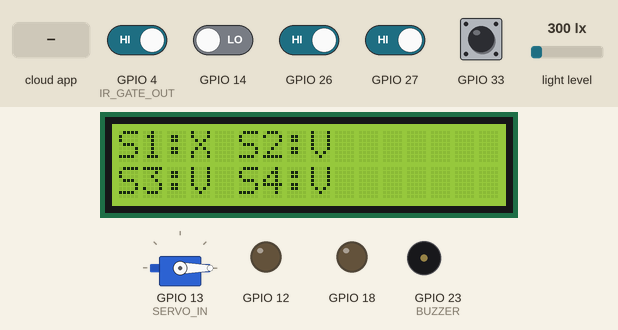
Bench run of a sketch on a simulated ESP32. Shown: servo, 16×2 character LCD, output pins drawn as LEDs (lit = HIGH), buzzer (waves = sounding, pin HIGH). The test bench sets the inputs (shaded band); at power-on: GPIO 4 (IR_GATE_OUT), GPIO 26, GPIO 27, GPIO 33 HIGH, GPIO 14 LOW, light level 300 lx. WiFi joins after 1.5 s; servers stay silent unless stated; the Firebase database answers and starts empty; what the sketch prints to the serial monitor is not drawn.

Above: at 3.1 s.
3.2 s: the phone or cloud app sets plate to open
At 5.5 s:
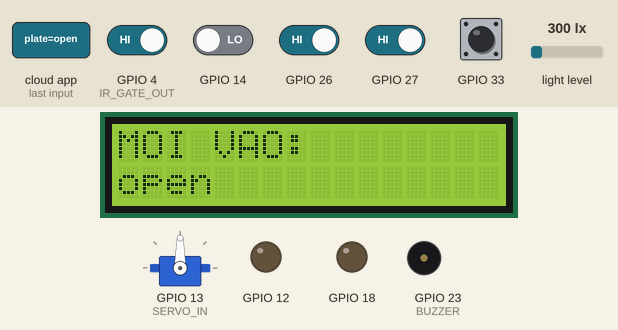
6.7 s: the phone or cloud app sets fire1 to 1
At 9.9 s:
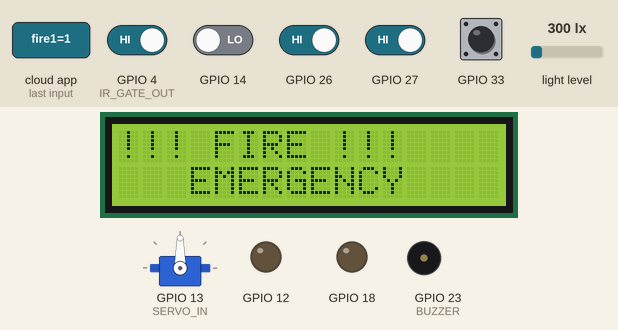
10.0 s: the phone or cloud app sets fire1 to 0
At 11.2 s:
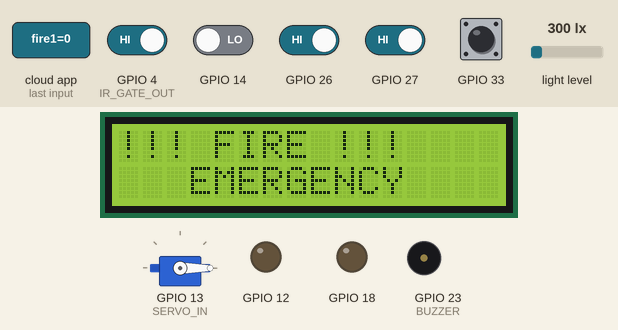
14.2 s: GPIO 14 driven HIGH
At 16.3 s:
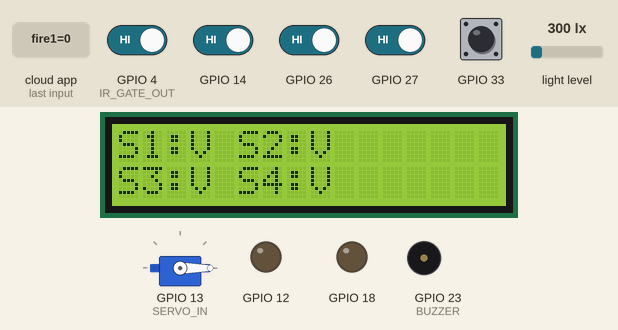
16.6 s: GPIO 26 driven LOW
At 17.3 s:
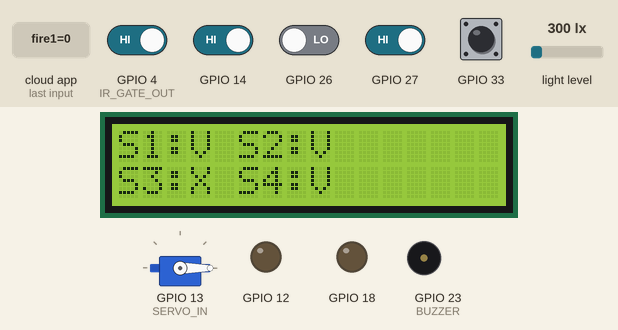
18.2 s: GPIO 27 driven LOW
At 19.7 s:
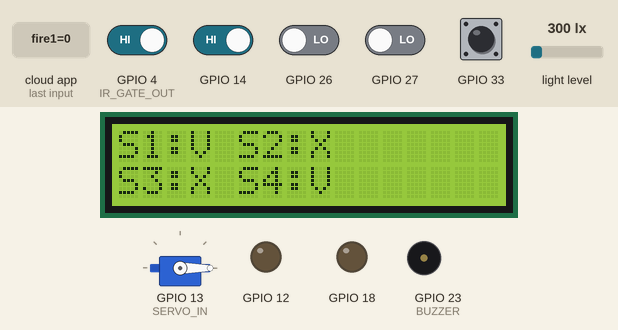
Timing chart, 0 to 20.7 s (numbered marks = the images above; inputs shaded):
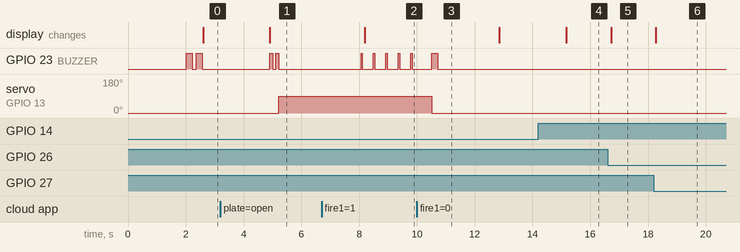

Measured:
- after the input at 3.2 s, GPIO 23 (BUZZER): alternates HIGH for 0.10 s and LOW for 0.10 s, 4 changes in all, then stays LOW, starting after 1.7 s; servo on GPIO 13 (SERVO_IN): 0° → 90° after 2.0 s; the display: changes after 1.7 s (image 1)
- after the input at 6.7 s, GPIO 23 (BUZZER): alternates HIGH for 0.05 s and LOW for 0.38 s, starting after 1.4 s; the display: changes after 1.5 s (image 2)
- after the input at 10.0 s, servo on GPIO 13 (SERVO_IN): 90° → 0° after 0.52 s
- after the input at 14.2 s, the display: changes after 0.97 s (image 4)
- after the input at 16.6 s, the display: changes after 0.13 s (image 5)
- after the input at 18.2 s, the display: changes after 0.06 s (image 6)
- by itself, GPIO 23 (BUZZER): alternates HIGH for 0.20 s and LOW for 0.15 s, 4 changes in all, then stays LOW

The sketch:

esp32moi2.ino
```cpp
#include <Wire.h>
#include <LiquidCrystal_I2C.h>
#include <ESP32Servo.h>
#include <WiFi.h>
#include <BH1750.h>
#include <FirebaseESP32.h>

// --- 1. CẤU HÌNH ---
#define FIREBASE_HOST "smartparkingsystem-1e749-default-rtdb.asia-southeast1.firebasedatabase.app"
#define FIREBASE_AUTH "ZR9iivMINUuuCCxkGYQBjEOdNLaNaNinNalrO1vN"
const char* ssid = "Duybucu";
const char* password = "01234567899";

// PINOUT
#define IR_GATE_IN 15
#define IR_GATE_OUT 4
#define SERVO_IN 13
#define BUZZER 23

// ĐƯỜNG DẪN JSON
#define PATH_SLOTS        "/ParkingSystem/Sensors/Slots"
#define PATH_ENV          "/ParkingSystem/Sensors/Environment"
#define PATH_FIRE1        "/ParkingSystem/Sensors/Environment/fire1"
#define PATH_FIRE2        "/ParkingSystem/Sensors/Environment/fire2"
#define PATH_PLATE        "/ParkingSystem/GateControl/EntryGate/plate"
#define PATH_ENTRY_SERVO  "/ParkingSystem/GateControl/EntryGate/servo"
#define PATH_EXIT_SERVO   "/ParkingSystem/GateControl/ExitGate/servo"

LiquidCrystal_I2C lcd(0x27, 16, 2);
BH1750 lightMeter;
Servo barrierIn;
FirebaseData fbdo, fbdo_f;
FirebaseAuth auth;
FirebaseConfig config;

enum State { IDLE, SHOW_INFO, WAIT_CAR, DONE };
State currentState = IDLE;
String serverPlate = "---";
String lastEntryManual = "close", lastExitManual = "close";

unsigned long lastFirebaseUpdate = 0;
bool lastIrOutState = HIGH;
unsigned long gateOpenTime = 0;

// --- HÀM TIỆN ÍCH ---
void beep(int count, int duration) {
    for (int i = 0; i < count; i++) {
        digitalWrite(BUZZER, HIGH); delay(duration);
        digitalWrite(BUZZER, LOW); if (i < count - 1) delay(duration);
    }
}

void printLCD(int col, int row, String text) {
    lcd.setCursor(col, row);
    lcd.print(text);
    for (int i = text.length(); i < 16; i++) lcd.print(" ");
}

void setup() {
    Serial.begin(115200);
    // Chân cảm biến 4 slot
    pinMode(14, INPUT); pinMode(27, INPUT); pinMode(26, INPUT); pinMode(33, INPUT);
    pinMode(IR_GATE_IN, INPUT); pinMode(IR_GATE_OUT, INPUT);
    pinMode(BUZZER, OUTPUT); digitalWrite(BUZZER, LOW);
    pinMode(12, OUTPUT); pinMode(18, OUTPUT);

    // Ép Servo về 0 rồi mới attach để tránh nhảy Barie
    barrierIn.write(0);
    barrierIn.attach(SERVO_IN, 500, 2400);

    Wire.begin(21, 22); lcd.init(); lcd.backlight();
    lightMeter.begin();
    WiFi.begin(ssid, password);
    while (WiFi.status() != WL_CONNECTED) delay(500);

    config.host = FIREBASE_HOST; config.signer.tokens.legacy_token = FIREBASE_AUTH;
    Firebase.begin(&config, &auth);
    Serial.println("[NODE 2] OK!");
}

void loop() {
    // --- 1. BÁO CHÁY KHẨN CẤP (SIREN) ---
    int f1 = 0, f2 = 0;
    if (Firebase.getInt(fbdo_f, PATH_FIRE1)) f1 = fbdo_f.intData();
    if (Firebase.getInt(fbdo_f, PATH_FIRE2)) f2 = fbdo_f.intData();

    if (f1 > 0 || f2 > 0) {
        digitalWrite(BUZZER, HIGH); delay(50); // Hú siêu nhanh
        digitalWrite(BUZZER, LOW); delay(50);
printLCD(0, 0, "!!! FIRE !!!"); printLCD(0, 1, "   EMERGENCY");
        return;
    }

    // --- 2. CÒI CHO MỞ/ĐÓNG THỦ CÔNG (CẢ 2 CỔNG) ---
    static unsigned long lastCheckManual = 0;
    if (millis() - lastCheckManual > 500) {
        lastCheckManual = millis();
        // Cổng vào thủ công
        if (Firebase.getString(fbdo, PATH_ENTRY_SERVO)) {
            String sIn = fbdo.stringData();
            if (sIn != lastEntryManual) { beep(1, 200); lastEntryManual = sIn; }
        }
        // Cổng ra thủ công
        if (Firebase.getString(fbdo, PATH_EXIT_SERVO)) {
            String sOut = fbdo.stringData();
            if (sOut != lastExitManual) { beep(1, 200); lastExitManual = sOut; }
        }
    }

    // --- 3. LOGIC CỔNG VÀO & HIỂN THỊ SLOT (KHÔI PHỤC GỐC) ---
    float lux = lightMeter.readLightLevel();
    digitalWrite(12, (lux < 50) ? HIGH : LOW);
    digitalWrite(18, (lux < 50) ? HIGH : LOW);

    if (lastEntryManual == "open") {
        barrierIn.write(90);
        printLCD(0, 0, "  MANUAL OPEN"); printLCD(0, 1, "   GATE OPEN");
    } else {
        // Tự động
        int free = digitalRead(14) + digitalRead(27) + digitalRead(26) + digitalRead(33);

        switch (currentState) {
            case IDLE:
                // KHÔI PHỤC HIỂN THỊ SLOT CỦA BẠN
                if (free <= 0) {
                    printLCD(0, 0, "   FULL SLOT!");
                    printLCD(0, 1, " NO PARKING NOW");
                } else {
                    printLCD(0, 0, "S1:" + String(digitalRead(14)?"V":"X") + " S2:" + String(digitalRead(27)?"V":"X"));
                    printLCD(0, 1, "S3:" + String(digitalRead(26)?"V":"X") + " S4:" + String(digitalRead(33)?"V":"X"));
                }
                barrierIn.write(0);

                // Kiểm tra biển số để vào
                if (Firebase.getString(fbdo, PATH_PLATE)) {
                    String p = fbdo.stringData();
                    if (p != "---" && p != "") { serverPlate = p; currentState = SHOW_INFO; }
                }
                break;

            case SHOW_INFO:
                printLCD(0, 0, "MOI VAO:"); printLCD(0, 1, serverPlate);
                beep(2, 100);
                barrierIn.write(90); // Mở Servo vào
                gateOpenTime = millis();
                currentState = WAIT_CAR;
                break;

            case WAIT_CAR:
                if (millis() - gateOpenTime > 5000) {
                    barrierIn.write(0); // Đóng Servo vào
                    beep(1, 200);
                    currentState = DONE;
                } break;

            case DONE:
                Firebase.setString(fbdo, PATH_PLATE, "---");
                currentState = IDLE;
                break;
        }
    }

    // --- 4. CẢM BIẾN VẬT LÝ XE RA (CÒI) ---
    bool irOut = digitalRead(IR_GATE_OUT);
    if (irOut == LOW && lastIrOutState == HIGH) { beep(1, 400); }
lastIrOutState = irOut;

    // --- 5. GỬI DỮ LIỆU CẢM BIẾN ---
    if (millis() - lastFirebaseUpdate > 3000) {
        lastFirebaseUpdate = millis();
        Firebase.setBool(fbdo, String(PATH_SLOTS) + "/slot1", !digitalRead(14));
        Firebase.setBool(fbdo, String(PATH_SLOTS) + "/slot2", !digitalRead(27));
        Firebase.setBool(fbdo, String(PATH_SLOTS) + "/slot3", !digitalRead(26));
        Firebase.setBool(fbdo, String(PATH_SLOTS) + "/slot4", !digitalRead(33));
        Firebase.setFloat(fbdo, String(PATH_ENV) + "/lux", lux);
    }
}
```
